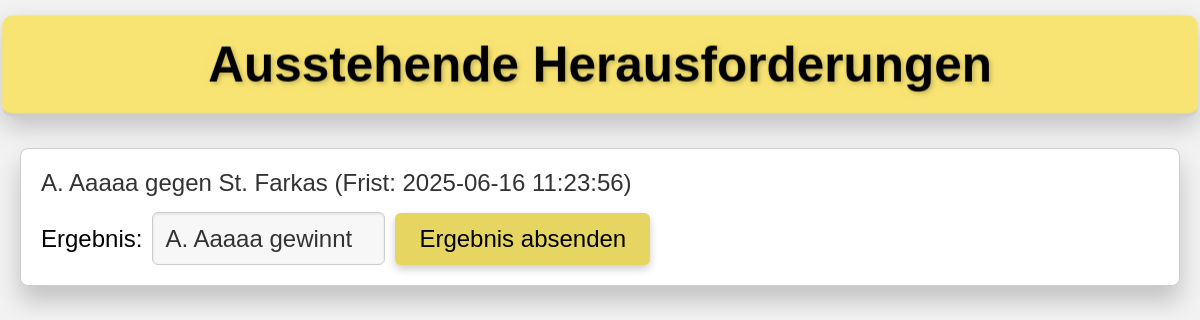
/admin, run on an earlier commit of the app's database.
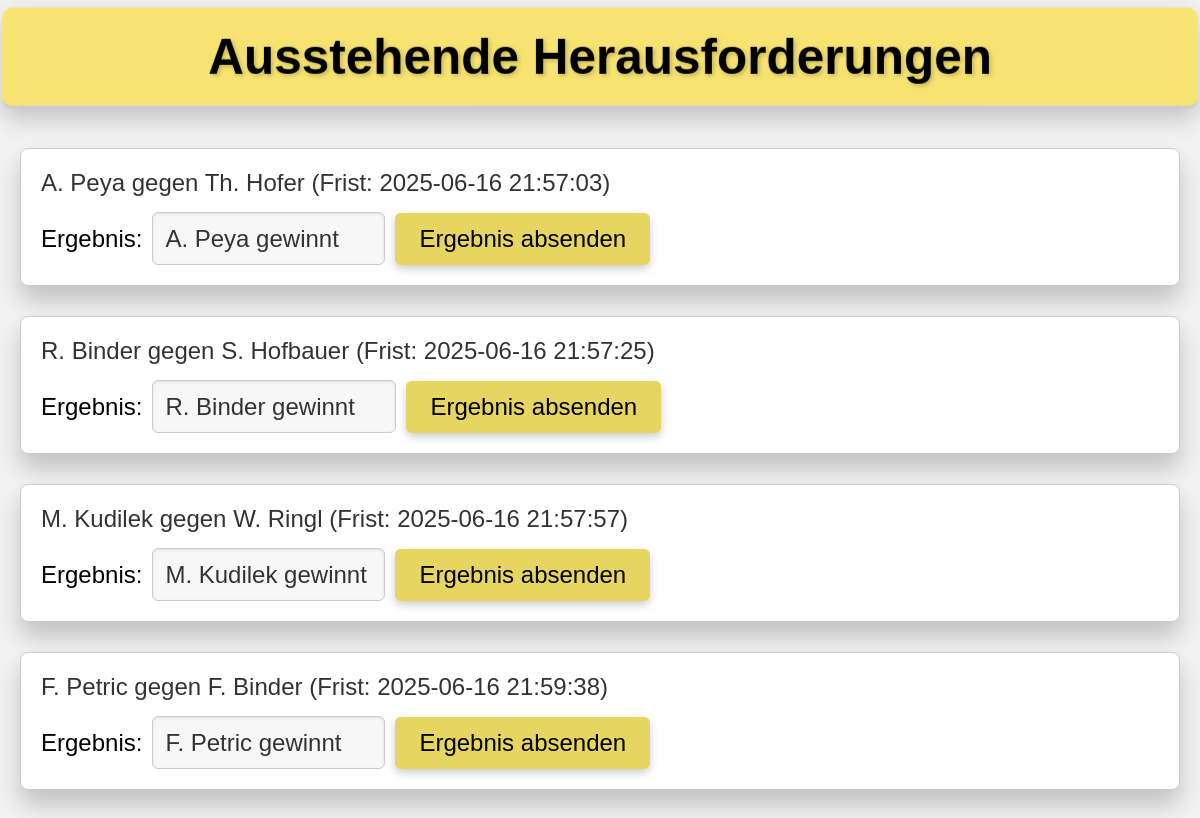
And on a later commit of the database.
### tables this page shows
CREATE TABLE challenges (
    id INTEGER PRIMARY KEY AUTOINCREMENT,
    challenger_id INTEGER NOT NULL,
    opponent_id INTEGER NOT NULL,
    timestamp DATETIME NOT NULL,
    deadline DATETIME NOT NULL,
    resolved_at DATETIME,
    resolved INTEGER NOT NULL DEFAULT 0,
    result TEXT,  -- 'challenger_wins', 'opponent_wins', or 'not_happened'
    score_details TEXT,
    scheduled_play_date DATE, -- NEW: Date for when the match is scheduled to be played
    FOREIGN KEY (challenger_id) REFERENCES players(id) ON DELETE CASCADE,
    FOREIGN KEY (opponent_id) REFERENCES players(id) ON DELETE CASCADE
);

CREATE TABLE players (
    id INTEGER PRIMARY KEY,
    name TEXT NOT NULL UNIQUE,
    available INTEGER NOT NULL DEFAULT 1,
    rank INTEGER NOT NULL,
    unavailable_since DATETIME,
    block_challenger_until DATETIME,
    block_opponent_until DATETIME,
    is_new INTEGER NOT NULL DEFAULT 0
);

### app.py (the view)
@app.route("/admin")
def admin():
    db = get_db()
    try:
        cur = db.execute(
            "SELECT c.*, p1.name as challenger_name, p2.name as opponent_name FROM challenges c "
            "JOIN players p1 ON c.challenger_id = p1.id "
            "JOIN players p2 ON c.opponent_id = p2.id "
            "WHERE c.resolved = 0 ORDER BY c.deadline ASC"
        )
        challenges_raw = cur.fetchall()
        challenges_processed = []
        for row in challenges_raw:
            challenge = dict(row)  # Convert Row to dict
            if isinstance(challenge.get("deadline"), str):
                try:
                    deadline_str = challenge["deadline"].split(".")[0]
                    challenge["deadline"] = datetime.strptime(
                        deadline_str, "%Y-%m-%d %H:%M:%S"
                    )
                except (ValueError, TypeError):
                    logger.warning(
                        f"Could not parse deadline string '{challenge['deadline']}' for challenge ID {challenge.get('id')}. Setting to None."
                    )
                    challenge["deadline"] = None  # Set to None if parsing fails
            elif not isinstance(challenge.get("deadline"), datetime):
                logger.warning(
                    f"Unexpected type for deadline '{type(challenge.get('deadline'))}' for challenge ID {challenge.get('id')}. Setting to None."
                )
                challenge["deadline"] = None
            challenges_processed.append(challenge)
        return render_template(
            "admin.html", challenges=challenges_processed
        )  # Pass processed list
    except sqlite3.Error as e:
        logger.exception("Database error on /admin route.")
        flash(
            "Ein Datenbankfehler ist aufgetreten beim Laden der Admin-Seite.", "danger"
        )
        return redirect(url_for("index"))
    except Exception as e:
        logger.exception("Unexpected error on /admin route.")
        flash("Ein unerwarteter Fehler ist aufgetreten.", "danger")
        return redirect(url_for("index"))

### app.py (called while the page is built)
def get_db():
    if "db" not in g:
        try:
            g.db = sqlite3.connect(
                app.config["DATABASE"], timeout=10, detect_types=sqlite3.PARSE_DECLTYPES
            )
            g.db.row_factory = sqlite3.Row
            g.db.execute("PRAGMA foreign_keys = ON")
        except sqlite3.Error as e:
            logger.exception("Database connection failed.")
            raise e
    return g.db

### templates/admin.html (shortened to what this page needs)
<!DOCTYPE html>
<html lang="de">
<head>
</head>
<body>
  <header>
    <h1>Ausstehende Herausforderungen</h1>
  </header>
  <main>
    <div id="challenges-container">
      {% for challenge in challenges %}
        <div class="challenge-container" data-challenge-id="{{ challenge.id }}">
          <p>
            {{ challenge.challenger_name }} gegen {{ challenge.opponent_name }}
            (Frist: {{ challenge.deadline }})
          </p>
          <form class="result-form" method="POST" action="/submit_result">
            <label for="result-{{ challenge.id }}">Ergebnis:</label>
            <select id="result-{{ challenge.id }}" name="result">
              <option value="challenger_wins">{{ challenge.challenger_name }} gewinnt</option>
            </select>
            <button type="submit">Ergebnis absenden</button>
          </form>
        </div>
      {% endfor %}
    </div>
  </main>
</body>
</html>

### templates/admin.html (style rules this page uses)
:root { --primary-color: #f8e473; --primary-dark: #e6d661; --bg-color: #f2f2f2; --container-bg: #fff; --text-color: #333; --border-color: #ccc; --shadow-color: rgba(0, 0, 0, 0.2); --highlight-shadow: rgba(248, 228, 115, 0.4); }
body { background-color: var(--bg-color); font-family: Arial, sans-serif; margin: 0; padding: 20px; color: var(--text-color); perspective: 1000px; }
header { text-align: center; margin-bottom: 30px; background-color: var(--primary-color); padding: 20px; border-bottom: 3px solid var(--border-color); transform: translateZ(30px); box-shadow: 0 10px 25px var(--shadow-color); border-radius: 10px; position: relative; transition: transform 0.3s ease; }
header h1 { font-size: 3rem; margin: 0; color: #000; text-shadow: 2px 2px 4px var(--shadow-color), 0 0 10px var(--highlight-shadow); }
main { max-width: 1200px; margin: 0 auto; transform-style: preserve-3d; }
.challenge-container { background-color: var(--container-bg); border: 1px solid var(--border-color); border-radius: 8px; padding: 20px; margin-bottom: 30px; box-shadow: 0 15px 25px var(--shadow-color); transition: all 0.4s ease; transform: translateZ(10px); position: relative; }
.challenge-container p { margin: 0 0 15px; font-size: 1.5rem; color: var(--text-color); font-weight: 500; }
.challenge-container form { display: flex; align-items: center; flex-wrap: wrap; gap: 10px; }
.challenge-container form label { font-size: 1.5rem; color: #000; transform: translateZ(5px); }
.challenge-container form select { font-size: 1.5rem; padding: 12px; border: 1px solid var(--border-color); border-radius: 6px; background-color: #f7f7f7; color: var(--text-color); outline: none; appearance: none; box-shadow: inset 0 1px 3px rgba(0, 0, 0, 0.1); transition: all 0.3s ease; transform: translateZ(5px); }
.challenge-container form button { font-size: 1.5rem; padding: 12px 24px; border: none; border-radius: 6px; background-color: var(--primary-color); color: #000; cursor: pointer; transition: all 0.3s ease; box-shadow: 0 4px 8px var(--shadow-color); transform: translateZ(10px); position: relative; }
.challenge-container form button::before { content: ''; position: absolute; top: 0; left: 0; right: 0; bottom: 0; background-color: var(--primary-dark); transform: translateZ(-1px); z-index: -1; border-radius: 6px; }

What changed in the data, as far as the page shows it:
removed challenges: challenger_name "A. Aaaaa", opponent_name "St. Farkas", deadline "2025-06-16 11:23:56", result "A. Aaaaa gewinnt"
now on this page (row edited): challenges: challenger_name "A. Peya", opponent_name "Th. Hofer", deadline "2025-06-16 21:57:03", result "A. Peya gewinnt"
now on this page (row edited): challenges: challenger_name "R. Binder", opponent_name "S. Hofbauer", deadline "2025-06-16 21:57:25", result "R. Binder gewinnt"
added challenges: challenger_name "M. Kudilek", opponent_name "W. Ringl", deadline "2025-06-16 21:57:57", result "M. Kudilek gewinnt"
added challenges: challenger_name "F. Petric", opponent_name "F. Binder", deadline "2025-06-16 21:59:38", result "F. Petric gewinnt"
